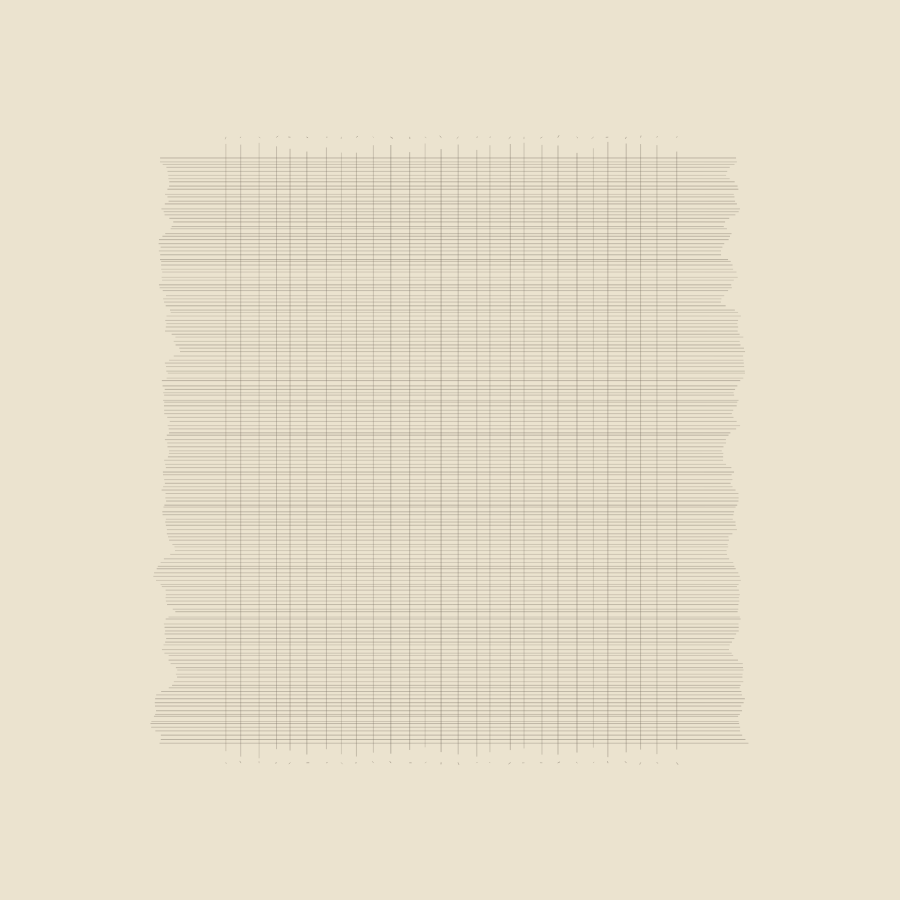
Frame 1 (no input)
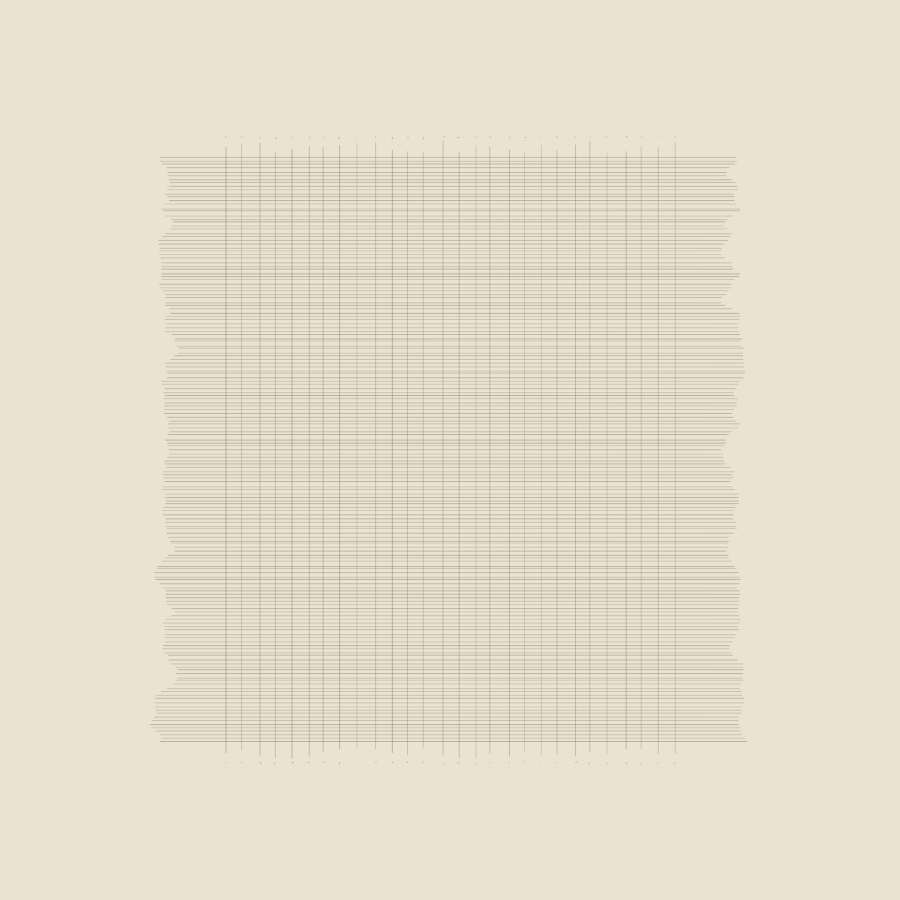
Frame 2 (the mouse pressed at the canvas centre, redrawn once)

The p5.js sketch that drew these frames (run headless with seeded random() and noise() and a simulated clock; the mouse was pressed at the canvas centre and the sketch redrawn once):

// p5.js sketch
// ── sketch.js


// https://www.moma.org/media/W1siZiIsIjk3MTgyIl0sWyJwIiwiY29udmVydCIsIi1xdWFsaXR5IDkwIC1yZXNpemUgMjAwMHgyMDAwXHUwMDNlIl1d.jpg?sha=805bfbec4f79a3ca


let gridWidth;
let gridHeight;
let verticalLines;
let horizontalLines;
let dotDistance;

function setup() {
  let canvasSize = windowHeight * .9;
  if(windowWidth < windowHeight){
    canvasSize = windowWidth *.9;
  }

  let cnv = createCanvas(canvasSize, canvasSize);
  let canvasX = (windowWidth - width) / 2;
  let canvasY = (windowHeight - height) / 2;
  cnv.position(canvasX, canvasY);
  
  background(235, 227, 207);

  gridWidth = width*.5;
  gridHeight = height *.65
  verticalLines = 27;
  horizontalLines = verticalLines * 6;
  dotDistance =  width*.0225;

  
  strokeWeight(0.5);

}

function draw() {
  background(235, 227, 207);
  rectMode(CENTER);
  noFill();
  
  translate(width/2, height/2);


  let minAlpha = 100;
  let maxAlpha = 200;

 // vertical lines and dots

  for(let i = 0 ; i <= verticalLines ; i++){
    let x = map(i, 0, verticalLines, -gridWidth/2, gridWidth/2) + random(-2,2);
    stroke(110,100,88, random(minAlpha,maxAlpha));
    line(x, -gridHeight/2 - random(dotDistance*.2, dotDistance*.8), x, gridHeight/2 + random(dotDistance*.2, dotDistance*.8));
    createPoint(x, -gridHeight/2 - dotDistance);
    createPoint(x, +gridHeight/2 + dotDistance);
  }

   // vertical lines and dots

   let noiseScale = 0.04;

  let offset = gridWidth * .09;
  for(let i = 0 ; i <= horizontalLines ; i++){
    stroke(110,100,88, random(minAlpha,maxAlpha));
    let y = map(i, 0, horizontalLines, -gridHeight/2, gridHeight/2) + random(-1,1);
    line(-gridWidth/2 - offset -noise((y+height) * noiseScale) * offset , y,  gridWidth/2 + offset + noise((y+(height*2))  * noiseScale) * offset , y);
    
  }

  noLoop();

  
}

function createPoint(x, y){
  push();
  translate(x,y);
  let lineLength = random(dotDistance * .02, dotDistance * .1);
  rotate(random(TWO_PI));
  line(0,0,lineLength,0);
  pop();
}

function keyPressed(){
  noiseSeed(random(500));
  loop();
}
